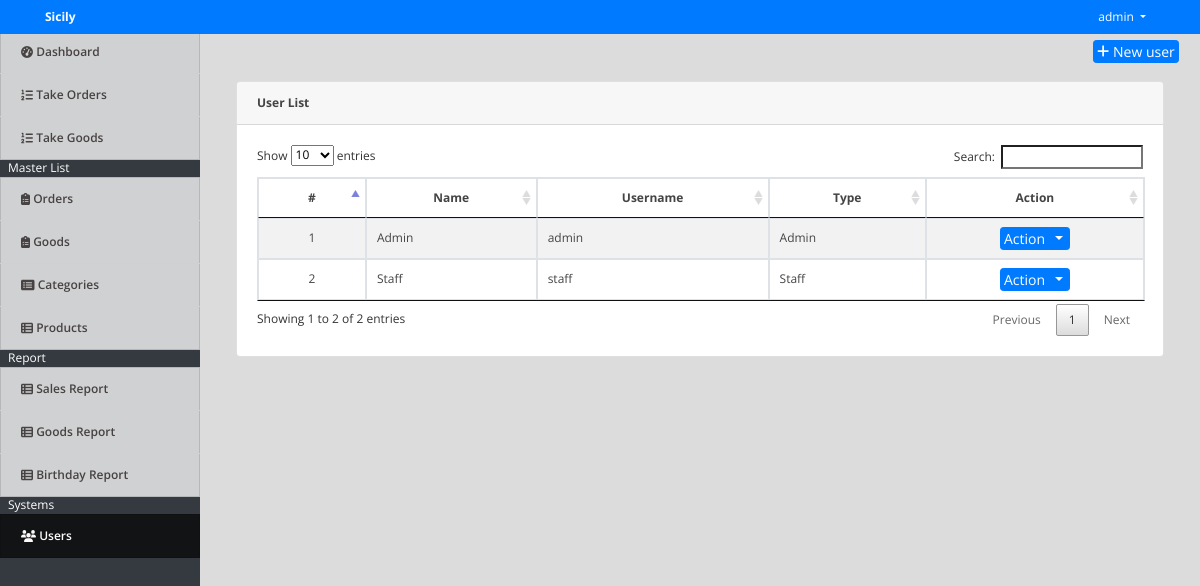
The app's page /index.php?page=users (signed in) with its own data.
### tables this page shows
CREATE TABLE `users` (
  `id` int(30) NOT NULL,
  `name` text NOT NULL,
  `username` varchar(200) NOT NULL,
  `password` text NOT NULL,
  `type` tinyint(1) NOT NULL DEFAULT 3 COMMENT '1=Admin,2=Staff'
);

### users.php (the view, shortened to what this page needs)
<div class="container-fluid">
	<div class="row">
	<div class="col-lg-12">
			<button class="btn btn-primary float-right btn-sm" id="new_user"><i class="fa fa-plus"></i> New user</button>
	</div>
	</div>
	<br>
	<div class="col-lg-12">
		<div class="card ">
			<div class="card-header"><b>User List</b></div>
			<div class="card-body">
				<table class="table-striped table-bordered">
			<thead>
				<tr>
					<th class="text-center">#</th>
					<th class="text-center">Name</th>
					<th class="text-center">Username</th>
					<th class="text-center">Type</th>
					<th class="text-center">Action</th>
				</tr>
			</thead>
			<tbody>
				<?php
 					include 'db_connect.php';
 					$type = array("","Admin","Staff","Alumnus/Alumna");
 					$users = $conn->query("SELECT * FROM users order by name asc");
 					$i = 1;
 					while($row= $users->fetch_assoc()):
				 ?>
				 <tr>
				 	<td class="text-center">
				 		<?php echo $i++ ?>
				 	</td>
				 	<td>
				 		<?php echo ucwords($row['name']) ?>
				 	</td>
				 	<td>
				 		<?php echo $row['username'] ?>
				 	</td>
				 	<td>
				 		<?php echo $type[$row['type']] ?>
				 	</td>
				 	<td>
				 		<center>
							<div class="btn-group">
							  <button type="button" class="btn btn-primary btn-sm">Action</button>
							  <button type="button" class="btn btn-primary btn-sm dropdown-toggle dropdown-toggle-split" data-toggle="dropdown" aria-haspopup="true" aria-expanded="false">
							  </button>
							</div>
						</center>
				 	</td>
				 </tr>
				<?php endwhile; ?>
			</tbody>
		</table>
			</div>
		</div>
	</div>
</div>

### assets/css/style.css (style rules this page uses)
body { font-family: "Open Sans", sans-serif; color: #444444; width: 100%; height: calc(100%); font-size: 12px; }
.btn-sm { padding: .0001rem .2rem; }

### index.php (style rules this page uses)
body { background: #80808045; }

### records on screen
users: name "Admin", username "admin", type "Admin"
users: name "Staff", username "staff", type "Staff"

### other values on screen
$_SESSION['system']['name'] "Sicily"
$_SESSION['login_name'] "admin"
